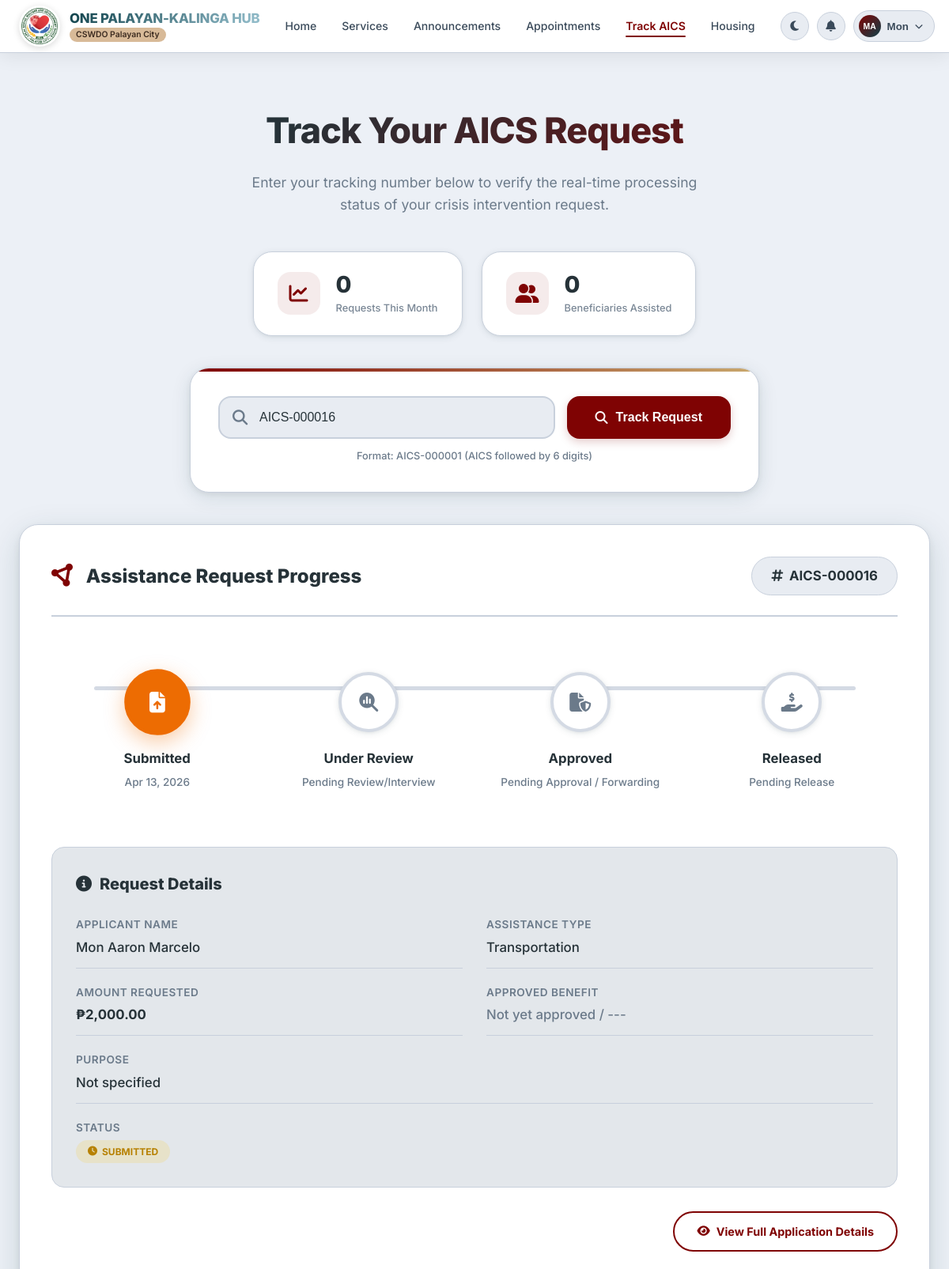
/track-aics.php?tracking=AICS-000016 (signed in, upper part), run on an earlier commit of the app's database.
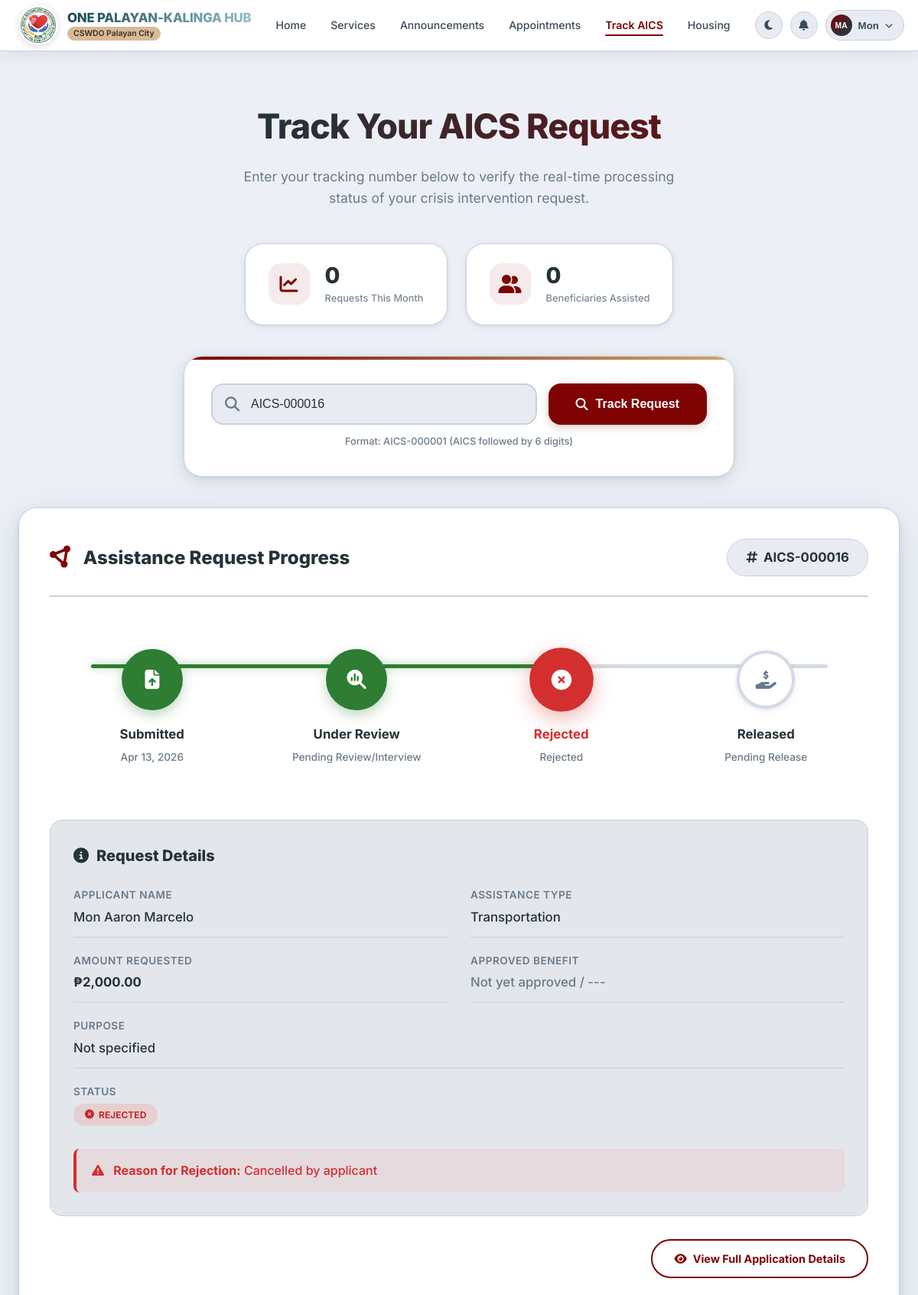
And on a later commit of the database.
### tables this page shows
CREATE TABLE `aics_requests` (
  `aics_id` int(11) NOT NULL,
  `user_id` int(11) NOT NULL,
  `request_type` enum('medical','funeral','educational','transportation','food','cash_relief','material') NOT NULL,
  `amount_requested` decimal(10,2) DEFAULT NULL,
  `amount_approved` decimal(10,2) DEFAULT NULL,
  `purpose` text DEFAULT NULL,
  `status` enum('submitted','reviewing','approved','rejected','released') DEFAULT 'submitted',
  `submission_date` timestamp NOT NULL DEFAULT current_timestamp(),
  `reviewed_by` int(11) DEFAULT NULL,
  `review_date` datetime DEFAULT NULL,
  `approved_by` int(11) DEFAULT NULL,
  `approval_date` datetime DEFAULT NULL,
  `release_date` datetime DEFAULT NULL,
  `rejection_reason` text DEFAULT NULL
);

CREATE TABLE `users` (
  `user_id` int(11) NOT NULL,
  `username` varchar(50) NOT NULL,
  `password` varchar(255) NOT NULL,
  `email` varchar(100) NOT NULL,
  `first_name` varchar(50) NOT NULL,
  `last_name` varchar(50) NOT NULL,
  `contact_number` varchar(20) DEFAULT NULL,
  `address` text DEFAULT NULL,
  `role` enum('resident','staff','admin') DEFAULT 'resident',
  `status` enum('active','inactive') DEFAULT 'active',
  `created_at` timestamp NOT NULL DEFAULT current_timestamp(),
  `updated_at` timestamp NOT NULL DEFAULT current_timestamp() ON UPDATE current_timestamp(),
  `last_login` datetime DEFAULT NULL,
  `is_active` tinyint(1) NOT NULL DEFAULT 1,
  `profile_picture` varchar(255) DEFAULT NULL,
  `verification_status` enum('pending','verified','rejected') DEFAULT 'pending',
  `verification_date` timestamp NULL DEFAULT NULL,
  `verified_by` int(11) DEFAULT NULL
);

### config/database.php (called while the page is built, shortened)
<?php
function isLoggedIn(): bool
{
    return isset($_SESSION['user_id']);
}

### track-aics.php (the view, shortened to what the changed rows need)
<?php
require_once __DIR__ . '/config/database.php';
$dark_mode = isset($_COOKIE['dark_mode']) && $_COOKIE['dark_mode'] === 'enabled';
$tracking_number = isset($_GET['tracking']) ? htmlspecialchars(trim($_GET['tracking'])) : '';
$request = null;
if ($tracking_number) {
    $database = new Database();
    $db = $database->getConnection();
    if (!preg_match('/^AICS-\d{6}$/', $tracking_number)) {
        $error = "Invalid tracking number format. Please use format: AICS-000001";
    } else {
        $id = intval(str_replace('AICS-', '', $tracking_number));
        $query = "SELECT a.aics_id, a.user_id, a.request_type, a.amount_requested, a.amount_approved,
                         a.status, a.submission_date, a.review_date, a.approval_date, a.release_date,
                         a.rejection_reason, a.purpose,
                         u.first_name, u.last_name
                  FROM aics_requests a
                  JOIN users u ON a.user_id = u.user_id
                  WHERE a.aics_id = :id";
        $stmt = $db->prepare($query);
        $stmt->bindParam(':id', $id);
        $stmt->execute();
        if ($stmt->rowCount() > 0) {
            $request = $stmt->fetch(PDO::FETCH_ASSOC);
        } else {
            $error = "No request found with tracking number: " . htmlspecialchars($tracking_number);
        }
    }
}
?>
<!DOCTYPE html>
<html lang="en" data-theme="<?php echo $dark_mode ? 'dark' : 'light'; ?>">
<head>
    <link rel="stylesheet" href="css/style.css">
    <link rel="stylesheet" href="https://cdnjs.cloudflare.com/ajax/libs/font-awesome/6.4.0/css/all.min.css">
</head>
<body>
    <?php include 'includes/navbar.php'; ?>
    <div class="tracking-page">
        <div class="container">
            <div class="tracking-header">
                <h1>Track Your AICS Request</h1>
            </div>
            <?php if($tracking_number && $request): ?>
            <div class="result-container" id="resultContainer">
                <div class="tracking-result">
                    <div class="result-header">
                        <div class="result-header-title">
                            <i class="fas fa-circle-nodes"></i>
                            <h2>Assistance Request Progress</h2>
                        </div>
                        <span class="result-badge">
                            <i class="fas fa-hashtag"></i>
                            AICS-<?php echo str_pad($request['aics_id'], 6, '0', STR_PAD_LEFT); ?>
                        </span>
                    </div>
                    <div class="stepper-timeline-wrapper">
                        <div class="stepper-timeline-progress">
                        </div>
                        <ul class="stepper-timeline">
                            <li class="step-item <?php echo in_array($request['status'], ['submitted', 'reviewing', 'approved', 'released', 'rejected']) ? 'completed' : ''; ?> <?php echo $request['status'] == 'submitted' ? 'active' : ''; ?>">
                                <div class="step-icon-container">
                                    <i class="fas fa-file-arrow-up"></i>
                                </div>
                                <div class="step-content">
                                    <h4>Submitted</h4>
                                    <p><?php echo date('M d, Y', strtotime($request['submission_date'])); ?></p>
                                </div>
                            </li>
                            <li class="step-item <?php echo in_array($request['status'], ['reviewing', 'approved', 'released', 'rejected']) ? 'completed' : ''; ?> <?php echo $request['status'] == 'reviewing' ? 'active' : ''; ?>">
                                <div class="step-icon-container">
                                    <i class="fas fa-magnifying-glass-chart"></i>
                                </div>
                                <div class="step-content">
                                    <h4>Under Review</h4>
                                    <?php if ($request['status'] == 'reviewing'): ?>
                                        <p style="color: var(--color-warning); font-weight: 600; font-size: 0.8rem;">Please visit CSWDO Office at Window 1, 2, or 3 for interview & assessment.</p>
                                    <?php elseif (in_array($request['status'], ['approved', 'released'])): ?>
                                        <p style="color: var(--color-success); font-size: 0.8rem;">Interview & assessment completed.</p>
                                    <?php else: ?>
                                        <p><?php echo $request['review_date'] ? date('M d, Y', strtotime($request['review_date'])) : 'Pending Review/Interview'; ?></p>
                                    <?php endif; ?>
                                </div>
                            </li>
                            <?php if ($request['status'] == 'rejected'): ?>
                            <li class="step-item active rejected-step">
                                <div class="step-icon-container">
                                    <i class="fas fa-circle-xmark"></i>
                                </div>
                                <div class="step-content">
                                    <h4 style="color: var(--color-danger);">Rejected</h4>
                                    <p><?php echo $request['review_date'] ? date('M d, Y', strtotime($request['review_date'])) : 'Rejected'; ?></p>
                                </div>
                            </li>
                            <?php else: ?>
                            <li class="step-item <?php echo in_array($request['status'], ['approved', 'released']) ? 'completed' : ''; ?> <?php echo $request['status'] == 'approved' ? 'active' : ''; ?>">
                                <div class="step-icon-container">
                                    <i class="fas fa-file-shield"></i>
                                </div>
                                <div class="step-content">
                                    <h4>Approved</h4>
                                    <?php if ($request['status'] == 'approved'): ?>
                                        <p style="color: var(--color-success); font-weight: 600; font-size: 0.8rem;">Approved! Forwarded to City Budget Office for voucher processing.</p>
                                    <?php elseif ($request['status'] == 'released'): ?>
                                        <p style="color: var(--color-success); font-size: 0.8rem;">Approved & voucher processed.</p>
                                    <?php else: ?>
                                        <p><?php echo $request['approval_date'] ? date('M d, Y', strtotime($request['approval_date'])) : 'Pending Approval / Forwarding'; ?></p>
                                    <?php endif; ?>
                                </div>
                            </li>
                            <?php endif; ?>
                            <li class="step-item <?php echo $request['status'] == 'released' ? 'completed active' : ''; ?>">
                                <div class="step-icon-container">
                                    <i class="fas fa-hand-holding-dollar"></i>
                                </div>
                                <div class="step-content">
                                    <h4>Released</h4>
                                    <p><?php echo $request['release_date'] ? date('M d, Y', strtotime($request['release_date'])) : 'Pending Release'; ?></p>
                                </div>
                            </li>
                        </ul>
                    </div>
                    <div class="details-section">
                        <h3><i class="fas fa-circle-info"></i> Request Details</h3>
                        <div class="details-grid">
                            <div class="detail-item">
                                <span class="detail-label">Applicant Name</span>
                                <span class="detail-value"><?php echo htmlspecialchars($request['first_name'] . ' ' . $request['last_name']); ?></span>
                            </div>
                            <div class="detail-item">
                                <span class="detail-label">Assistance Type</span>
                                <span class="detail-value"><?php echo ucfirst($request['request_type'] ?? 'N/A'); ?></span>
                            </div>
                            <div class="detail-item">
                                <span class="detail-label">Amount Requested</span>
                                <span class="detail-value"><strong>₱<?php echo number_format($request['amount_requested'] ?? 0, 2); ?></strong></span>
                            </div>
                            <div class="detail-item">
                                <span class="detail-label">Approved Benefit</span>
                                <span class="detail-value">
                                    <?php if(isset($request['amount_approved']) && $request['amount_approved'] > 0): ?>
                                        <span class="amount-approved">₱<?php echo number_format($request['amount_approved'], 2); ?></span>
                                    <?php else: ?>
                                        <span style="color: var(--text-muted);">Not yet approved / ---</span>
                                    <?php endif; ?>
                                </span>
                            </div>
                            <div class="detail-item" style="grid-column: span 2;">
                                <span class="detail-label">Purpose</span>
                                <span class="detail-value"><?php echo nl2br(htmlspecialchars($request['purpose'] ?? 'Not specified')); ?></span>
                            </div>
                            <div class="detail-item" style="grid-column: span 2; border-bottom: none; padding-bottom: 0;">
                                <span class="detail-label">Status</span>
                                <div>
                                    <span class="badge-status badge-<?php echo $request['status']; ?>">
                                        <i class="fas fa-<?php echo $request['status'] == 'submitted' ? 'clock' : ($request['status'] == 'reviewing' ? 'magnifying-glass' : ($request['status'] == 'approved' ? 'check-circle' : ($request['status'] == 'released' ? 'hand-holding-dollar' : 'circle-xmark'))); ?>"></i>
                                        <?php echo ucfirst($request['status']); ?>
                                    </span>
                                </div>
                            </div>
                            <?php if(isset($request['rejection_reason']) && $request['rejection_reason'] && $request['status'] == 'rejected'): ?>
                            <div class="rejection-reason-box">
                                <i class="fas fa-triangle-exclamation"></i>
                                <strong>Reason for Rejection:</strong> <?php echo htmlspecialchars($request['rejection_reason']); ?>
                            </div>
                            <?php endif; ?>
                        </div>
                    </div>
                    <?php if(function_exists('isLoggedIn') && isLoggedIn() && isset($_SESSION['user_id']) && $_SESSION['user_id'] == $request['user_id']): ?>
                    <div class="btn-view-full">
                        <a href="view-aics.php?id=<?php echo $request['aics_id']; ?>" class="btn-outline-action">
                            <i class="fas fa-eye"></i> View Full Application Details
                        </a>
                    </div>
                    <?php endif; ?>
                </div>
            </div>
            <?php endif; ?>
        </div>
    </div>
</body>
</html>

What changed in the data, as far as the page shows it:
changed aics_requests "Transportation": status "SUBMITTED" → "REJECTED"; rejection_reason (not shown) → "Cancelled by applicant"
Also different on the page:
text no longer shown: "Approved Pending Approval / Forwarding"
text now shown: "Rejected Rejected Reason for Rejection:"
